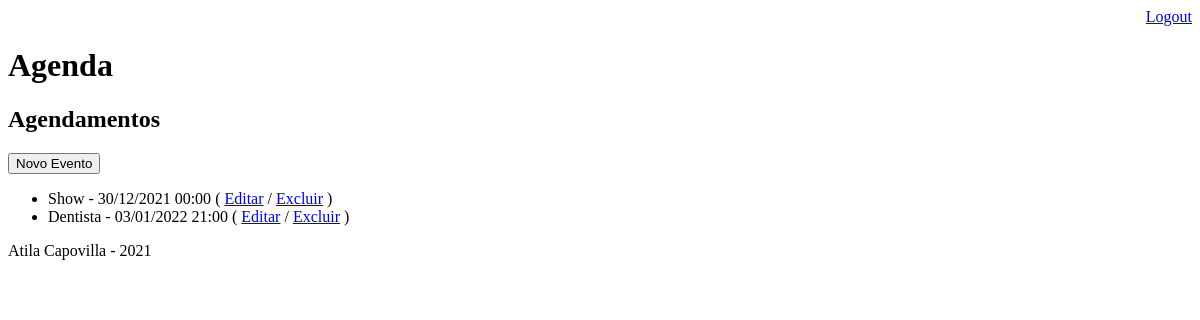
Page /agenda/ (signed in) on the earlier database version.
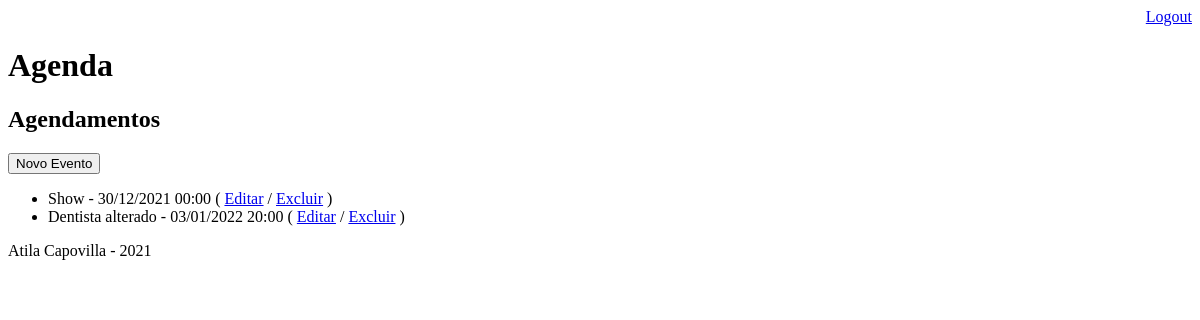
Same page on the later database version.
### core/models.py (models this page shows, shortened)
class Evento(models.Model):
    titulo = models.CharField(max_length=100)
    descricao = models.TextField(blank=True, null=True)
    data_evento = models.DateTimeField(verbose_name='Data do Evento')
    data_criacao = models.DateTimeField(auto_now_add=True)
    usuario = models.ForeignKey(User, on_delete=models.CASCADE)
    class Meta:
        db_table = 'evento'
        ordering = ('data_evento',)
    def get_data_evento(self):
        return self.data_evento.strftime('%d/%m/%Y %H:%M')
    def get_evento_atrasado(self):
        if self.data_evento < datetime.now():
            return True
        else:
            return False

### core/views.py (the view)
# urls.py: path('agenda/', views.lista_eventos),
@login_required(login_url='/login/')
def lista_eventos(request):
    usuario = request.user
    data_atual = datetime.now() - timedelta(hours=1)
    evento = Evento.objects.filter(usuario=usuario, data_evento__gt=data_atual)
    dados = {'eventos': evento}
    return render(request, 'agenda.html', dados)

### templates/agenda.html (shortened to what this page needs)
{% extends 'model-page.html' %}
{% block content %}
    <h2>Agendamentos</h2>
    <a href="evento/">
        <button>Novo Evento</button>
    </a>
    <ul>
    {% for evento in eventos %}
        <li>
            <div style=>
                {{ evento.titulo }} - {{ evento.get_data_evento }}
                (
                    <a href="evento/?id={{ evento.id }}">Editar</a>
                    /
                    <a href="evento/delete/{{ evento.id }}/">Excluir</a>
                )
            </div>
        </li>
    {% endfor%}
    </ul>
{% endblock %}

### templates/model-page.html (shortened to what this page needs)
<!DOCTYPE html>
<html lang="en">
<head>
    {% include 'model-header.html' %}
</head>
<body>
    {% block content %} {% endblock %}
    {% include 'model-footer.html' %}
</body>
</html>

### templates/model-header.html (shortened to what this page needs)
<div align='right'>
    <a href="/logout">Logout</a>
</div>
<h1>Agenda</h1>

### templates/model-footer.html
<p>Atila Capovilla - 2021</p>

Differences in the rows shown:
changed Evento: titulo "Dentista" → "Dentista alterado"; get_data_evento "03/01/2022 21:00" → "03/01/2022 20:00"
